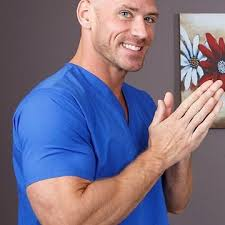
#> input picture image-processing/download.jpeg, 225 x 225 px, found by its file name
$ python ex3.py
#> lines starting #> are read from the running program, lines starting #| are printed output that depends on the picture
import cv2 as cv
import numpy as np
import matplotlib.pyplot as plt

img = cv.imread('..\download.jpeg',0)
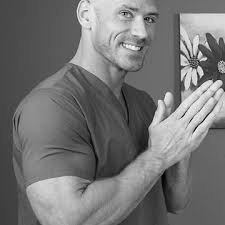
#> img: shape (225, 225); min 0, max 255, mean 117
# [6 lines of commented-out code are left out]
equ = cv.equalizeHist(img)
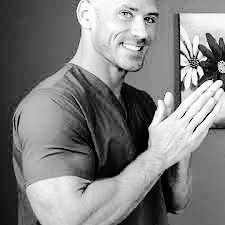
#> equ: shape (225, 225); min 0, max 255, mean 128.5
plt.hist(equ.flatten(),256,[0,256],color='red')
plt.show()
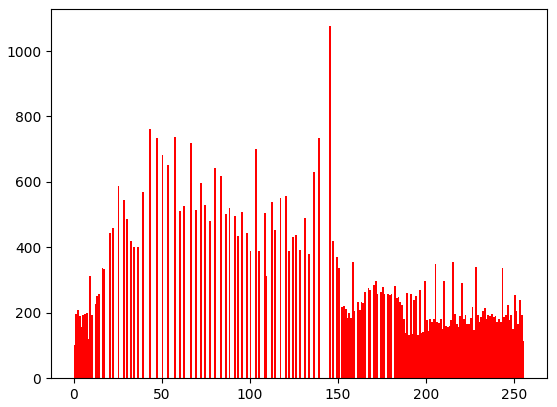
#> figure drawn by matplotlib, 1 panel; tallest bar 1076 high, from x = 145 to 146
cv.waitKey(0)
cv.destroyAllWindows()
